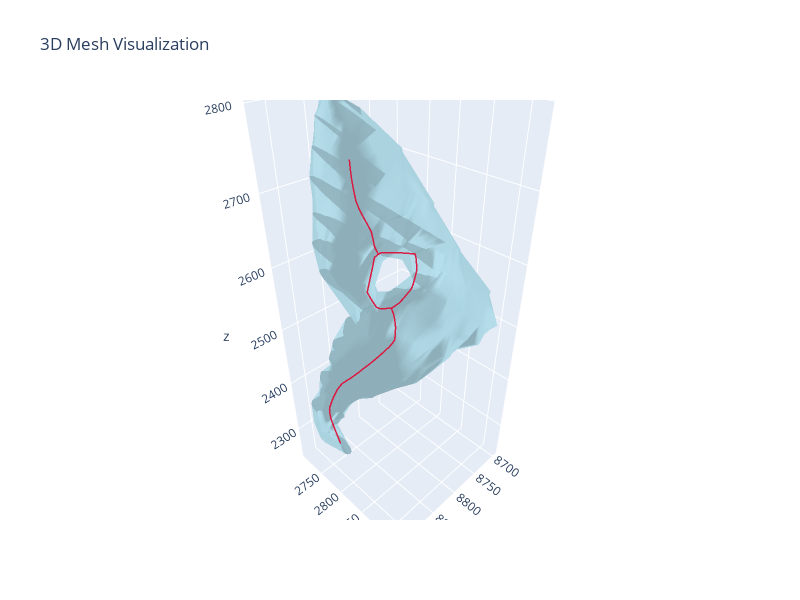

The notebook cell saved with this chart:
### Code cell
mm = MeshManager()
mm.load_mesh(data_path("mesh/processed/TS2_repaired.obj"))
ps = PolylinesSkeleton().from_txt(data_path("polylines/TS2.polylines.txt"))
mm.visualize_mesh_3d(polylines=ps)
